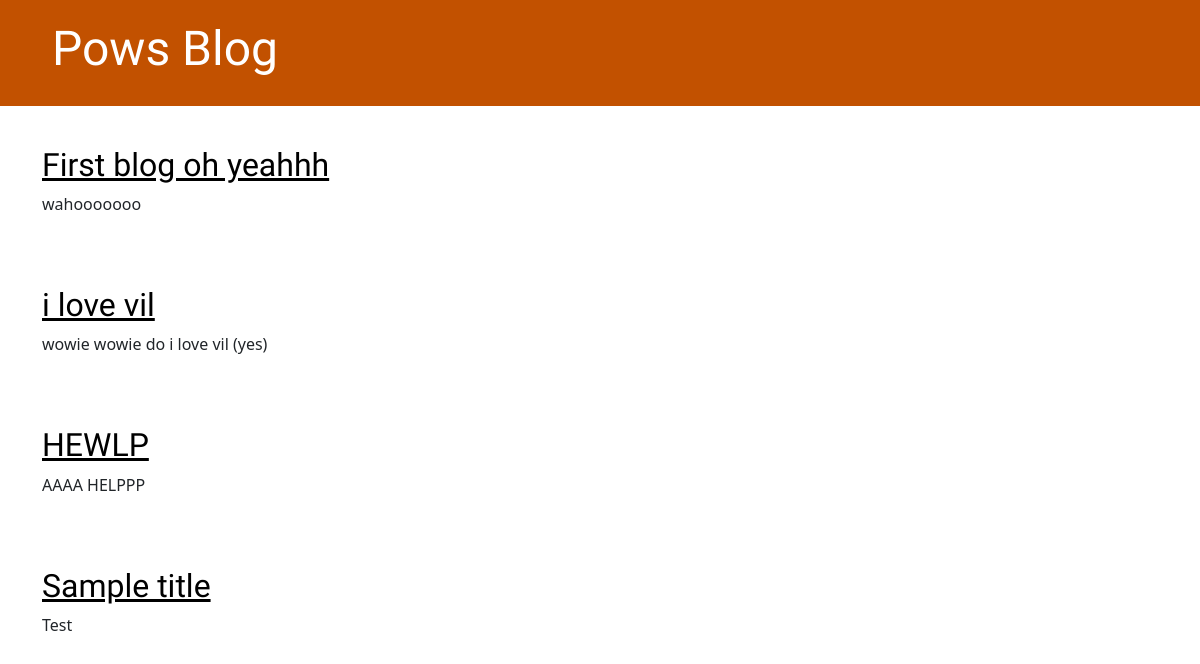
The app's page /, older data.
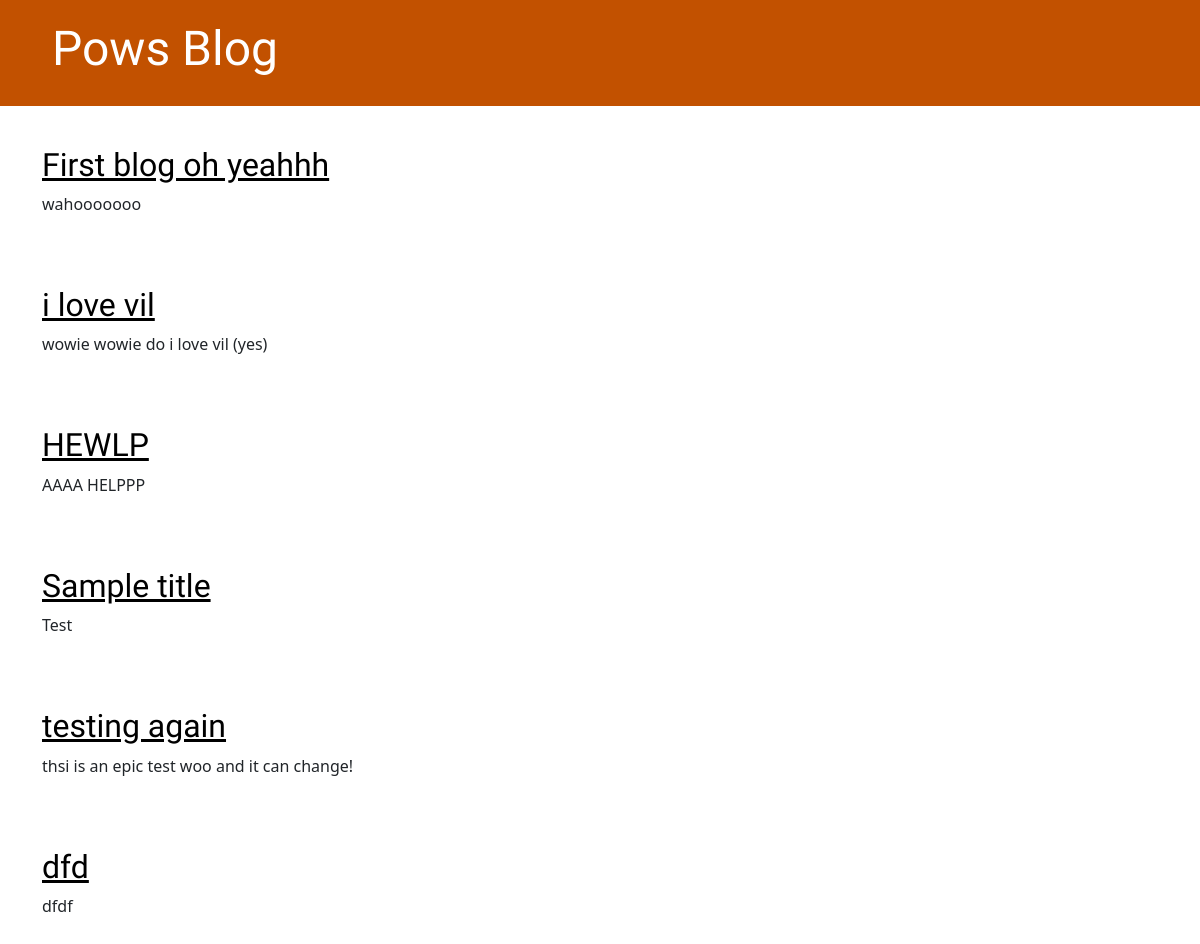
The same page, newer data.
### blog/models.py (models this page shows, shortened)
class Post(models.Model):
    author = models.ForeignKey(settings.AUTH_USER_MODEL, on_delete=models.CASCADE)
    title = models.CharField(max_length=200)
    text = models.TextField()
    created_date = models.DateTimeField(default=timezone.now)
    published_date = models.DateTimeField(blank=True, null=True)

### blog/views.py (the view)
# urls.py: path('', views.post_list, name='post_list'),
def post_list(request):
    posts = Post.objects.filter(published_date__lte=timezone.now()).order_by('published_date')
    return render(request, 'blog/post_list.html', {'posts': posts})

### blog/templates/blog/post_list.html (shortened to what this page needs)
{% extends 'blog/base.html' %}
{% block content %}
{% for post in posts %}
<article class="post">
    <h2><a href="{% url 'post_detail' pk=post.pk %}">{{ post.title }}</a></h2>
    <p>{{ post.text|linebreaksbr }}</p>
</article>
{% endfor %}
{% endblock %}

### blog/templates/blog/base.html (shortened to what this page needs)
{% load static %}
<!DOCTYPE html>
<html>
<head>
    <link rel="stylesheet" href="https://cdn.jsdelivr.net/npm/bootstrap@5.1.3/dist/css/bootstrap.min.css"
>
    <link rel="stylesheet" href="{% static 'css/blog.css' %}">
</head>
<body>
    <header class="page-header">
      <div class="container">
          <h1><a href="/">Pows Blog</a></h1>
      </div>
    </header>
    <main class="container">
        <div class="row">
            <div class="col">
            {% block content %}
            {% endblock %}
            </div>
        </div>
    </main>
</body>
</html>

### blog/static/css/blog.css (style rules this page uses)
.page-header { background-color: #C25100; margin-top: 0; margin-bottom: 40px; padding: 20px 20px 20px 40px; }
.page-header h1, .page-header h1 a, .page-header h1 a:visited, .page-header h1 a:active { color: #ffffff; font-size: 36pt; text-decoration: none; }
h1, h2, h3, h4 { font-family: 'Lobster', cursive; }
.post { margin-bottom: 70px; }
.post h2 a, .post h2 a:visited { color: #000000; }

Row changes from the older to the newer data that the page shows:
added Post: title "testing again", text "thsi is an epic test woo and it can change!"
added Post: title "dfd", text "dfdf"
